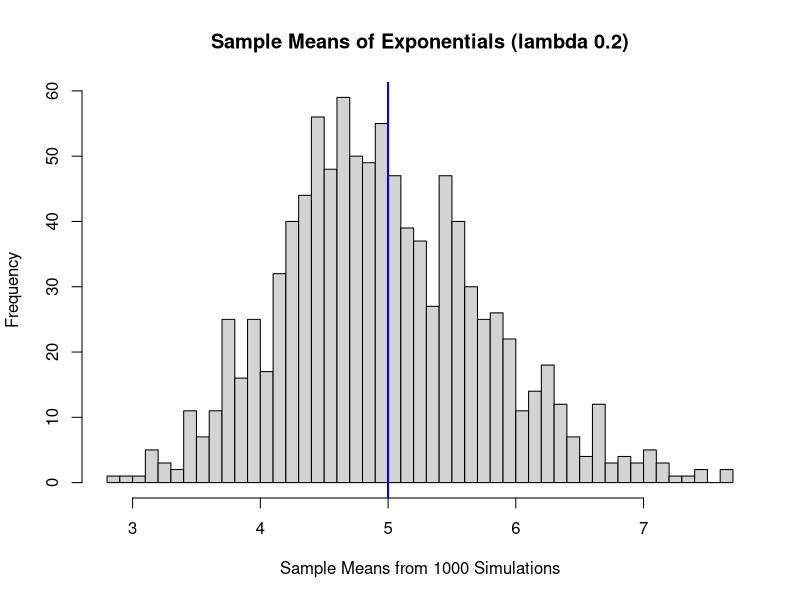
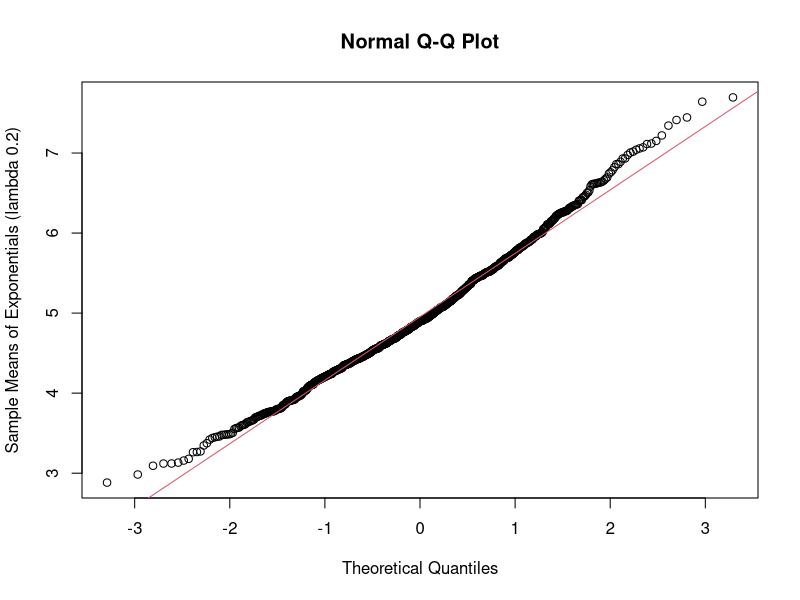

Reproduce these figures in R, in order.
## ---- chunk 1
knitr::opts_chunk$set(fig.width=13, fig.height=9, fig.path='Figures/', echo=TRUE, warning=FALSE, message=FALSE)
## ---- chunk 2
set.seed(33)
lambda <- 0.2
# We perform 1000 simulations with 40 samples 
sample_size <- 40
simulations <- 1000

# Lets do 1000 simulations
simulated_exponentials <- replicate(simulations, mean(rexp(sample_size,lambda)))
# 
simulated_means  <- mean(simulated_exponentials)
simulated_median <- median(simulated_exponentials)
simulated_sd     <- sd(simulated_exponentials)
## ---- chunk 3
tm <- 1/lambda                     # calculate theoretical mean
sm <- mean(simulated_exponentials) # calculate avg sample mean
## ---- chunk 4
hist(simulated_exponentials,  freq=TRUE, breaks=50,
     main="Sample Means of Exponentials (lambda 0.2)",
     xlab="Sample Means from 1000 Simulations")
abline(v=5, col="blue", lwd=2)
## ---- chunk 5
# Calculation of the theoretical sd
theor_sd <- (1/lambda)/sqrt(40)
# Calculation of the theoretical variance for sampling data
theor_var <- theor_sd^2
simulated_var    <- var(simulated_exponentials)
## ---- chunk 6
qqnorm(simulated_exponentials, ylab = "Sample Means of Exponentials (lambda 0.2)")
qqline(simulated_exponentials, col = 2)
